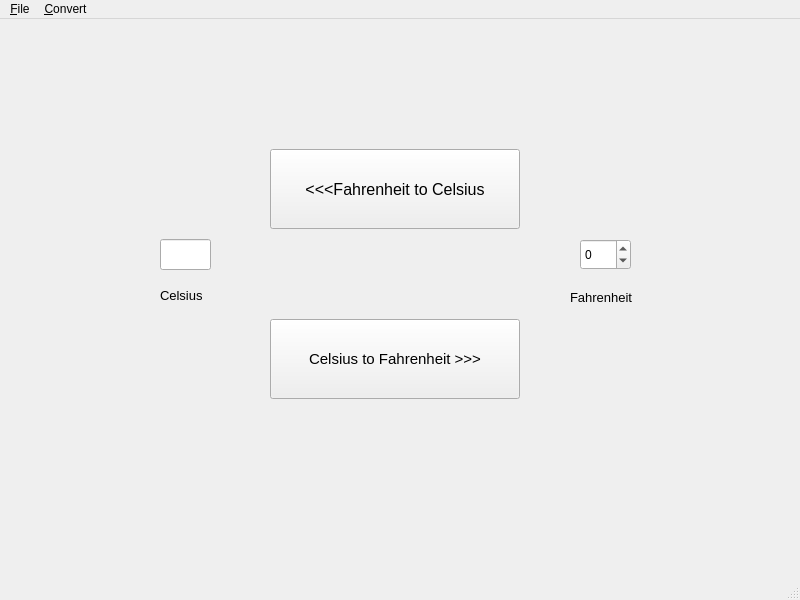
<?xml version="1.0" encoding="UTF-8"?>
<ui version="4.0">
 <class>MainWindow</class>
 <widget class="QMainWindow" name="MainWindow">
  <property name="geometry">
   <rect>
    <x>0</x>
    <y>0</y>
    <width>800</width>
    <height>600</height>
   </rect>
  </property>
  <property name="windowTitle">
   <string>MainWindow</string>
  </property>
  <widget class="QWidget" name="centralwidget">
   <widget class="QPushButton" name="buttonC2F">
    <property name="geometry">
     <rect>
      <x>270</x>
      <y>300</y>
      <width>250</width>
      <height>80</height>
     </rect>
    </property>
    <property name="font">
     <font>
      <pointsize>11</pointsize>
     </font>
    </property>
    <property name="text">
     <string>Celsius to Fahrenheit &gt;&gt;&gt;</string>
    </property>
   </widget>
   <widget class="QSpinBox" name="spinFahr">
    <property name="geometry">
     <rect>
      <x>580</x>
      <y>220</y>
      <width>51</width>
      <height>31</height>
     </rect>
    </property>
    <property name="minimum">
     <number>-1000</number>
    </property>
    <property name="maximum">
     <number>1000</number>
    </property>
   </widget>
   <widget class="QLineEdit" name="editCel">
    <property name="geometry">
     <rect>
      <x>160</x>
      <y>220</y>
      <width>51</width>
      <height>31</height>
     </rect>
    </property>
   </widget>
   <widget class="QLabel" name="Celsius">
    <property name="geometry">
     <rect>
      <x>160</x>
      <y>270</y>
      <width>54</width>
      <height>12</height>
     </rect>
    </property>
    <property name="font">
     <font>
      <pointsize>10</pointsize>
     </font>
    </property>
    <property name="text">
     <string>Celsius</string>
    </property>
   </widget>
   <widget class="QLabel" name="Fahrenheit">
    <property name="geometry">
     <rect>
      <x>570</x>
      <y>270</y>
      <width>71</width>
      <height>16</height>
     </rect>
    </property>
    <property name="font">
     <font>
      <pointsize>10</pointsize>
     </font>
    </property>
    <property name="text">
     <string>Fahrenheit</string>
    </property>
   </widget>
   <widget class="QPushButton" name="buttonF2C">
    <property name="geometry">
     <rect>
      <x>270</x>
      <y>130</y>
      <width>250</width>
      <height>80</height>
     </rect>
    </property>
    <property name="font">
     <font>
      <pointsize>12</pointsize>
     </font>
    </property>
    <property name="text">
     <string>&lt;&lt;&lt;Fahrenheit to Celsius</string>
    </property>
   </widget>
  </widget>
  <widget class="QMenuBar" name="menubar">
   <property name="geometry">
    <rect>
     <x>0</x>
     <y>0</y>
     <width>800</width>
     <height>23</height>
    </rect>
   </property>
   <widget class="QMenu" name="menuFile">
    <property name="title">
     <string>&amp;File</string>
    </property>
    <addaction name="actionExit"/>
   </widget>
   <widget class="QMenu" name="menuConvert">
    <property name="title">
     <string>&amp;Convert</string>
    </property>
    <addaction name="actionC_to_F"/>
    <addaction name="actionF_to_C"/>
   </widget>
   <addaction name="menuFile"/>
   <addaction name="menuConvert"/>
  </widget>
  <widget class="QStatusBar" name="statusbar"/>
  <action name="actionExit">
   <property name="text">
    <string>E&amp;xit</string>
   </property>
  </action>
  <action name="actionC_to_F">
   <property name="text">
    <string>&amp;C to F</string>
   </property>
  </action>
  <action name="actionF_to_C">
   <property name="text">
    <string>&amp;F to C</string>
   </property>
  </action>
 </widget>
 <resources/>
 <connections/>
</ui>
